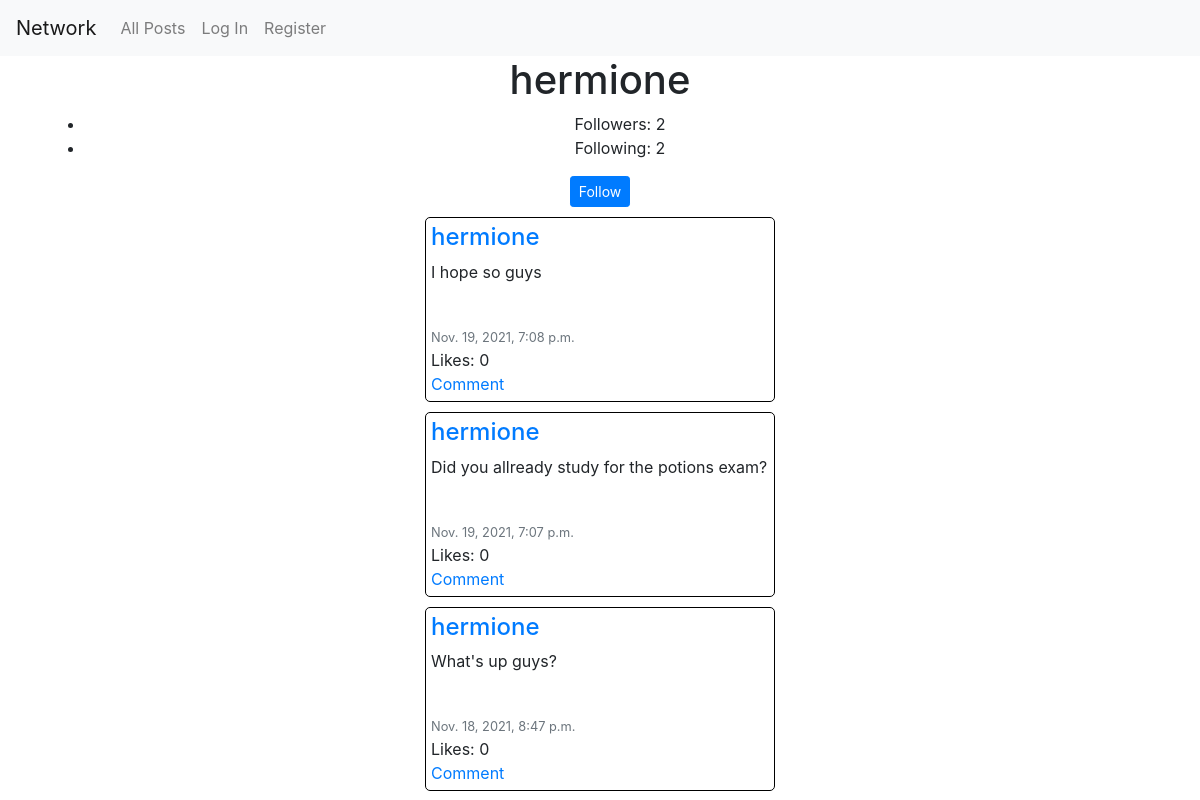
The page /show_profile/3 on the database as committed earlier.
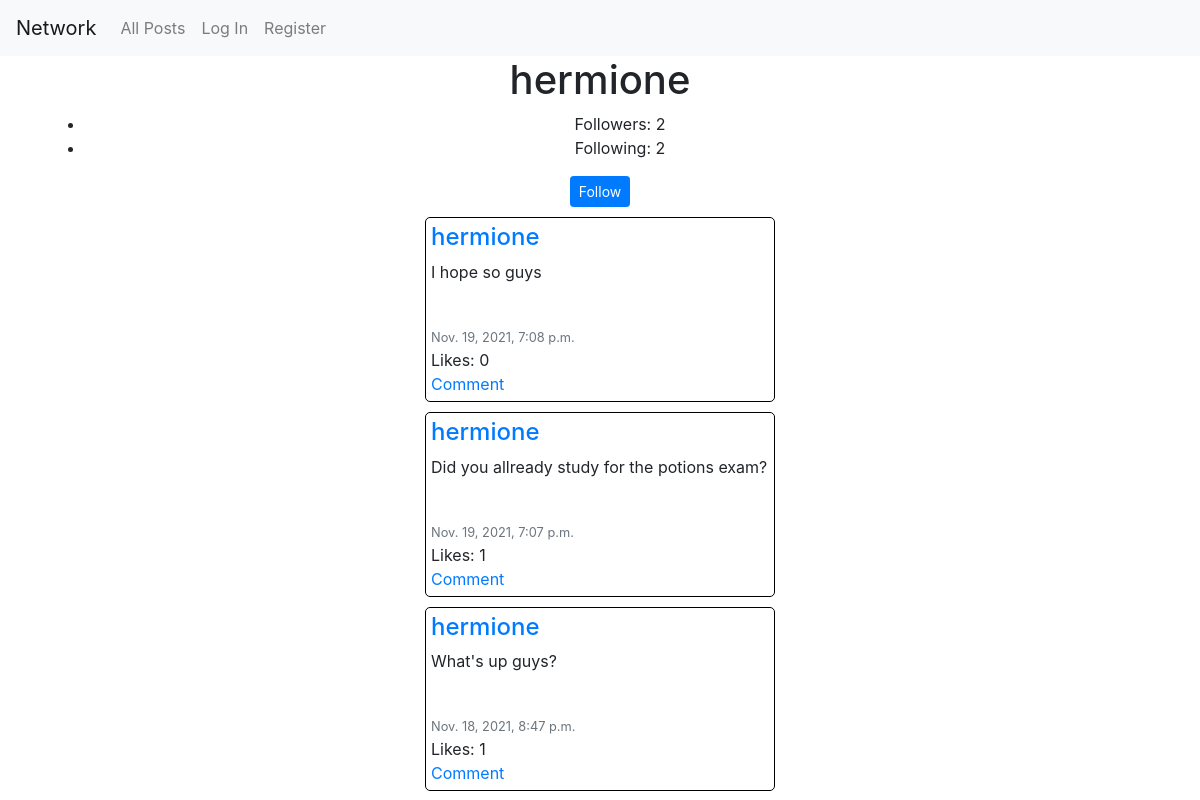
The same page on the database as committed later.
### network/models.py (models this page shows, shortened)
class Post(models.Model):
    creator = models.ForeignKey(User, on_delete=models.CASCADE)
    message = models.CharField(max_length=128)
    timestamp = models.DateTimeField(auto_now_add=True)
    likes = models.IntegerField(default=0)

class User(AbstractUser):
    followers = models.IntegerField(default=0)
    following = models.IntegerField(default=0)

### network/views.py (the view)
# urls.py: path("show_profile/<int:user_id>", views.show_profile, name="show_profile"),
def show_profile(request, user_id):
    profile_user = User.objects.get(pk=user_id)
    posts = Post.objects.filter(creator=profile_user.id).order_by('-timestamp')
    is_followed = False
    try:
        follow = Follow.objects.get(creator=request.user,
                                    target=profile_user)
        is_followed = True
    except:
        is_followed = False
    return render(request, 'network/profile.html',{
        'username': profile_user.username,
        'user_id': user_id,
        'posts': posts,
        'followers': Follow.objects.filter(target=profile_user.id).count(),
        'following': Follow.objects.filter(creator=profile_user.id).count(),
        'is_followed': is_followed
    })

### network/templates/network/profile.html (shortened to what this page needs)
{% extends "network/layout.html" %}
{% load static %}
{% block body %}
    <h1>{{ username }}</h1>
    <ul>
      <li >Followers: <span id="followers">{{followers}}</span></li>
      <li>Following: {{following}}</li>
    </ul>
    {% if user.username != username %}
      <button id="follow_unfollow"
         data-profile_id="{{user_id}}"
         class="btn btn-sm btn-primary">
        {% if is_followed %}
          Unfollow
        {% else %}
          Follow
        {% endif %}
      </button>
    {% endif %}
    <div id="posts">
      {% for post in posts %}
      <div class="post text-left" data-post_id="{{post.id}}">
          <a href="{% url 'show_profile' post.creator.id %}"><h4>{{ post.creator }}</h4></a>
          <p>{{ post.message }}</p>
          <br>
          <small class='text-secondary'>{{ post.timestamp }}</small>
          <br>
          <span class="likes">Likes: {{post.likes }}</span> <br>
          <a href="#">Comment</a>
      </div>
      {% endfor %}
  </div>
    {% endblock %}

Rows that differ between the two databases and show on the page:
changed Post "Did you allready study for the potions exam?": likes "0" → "1"
changed Post "What's up guys?": likes "0" → "1"
